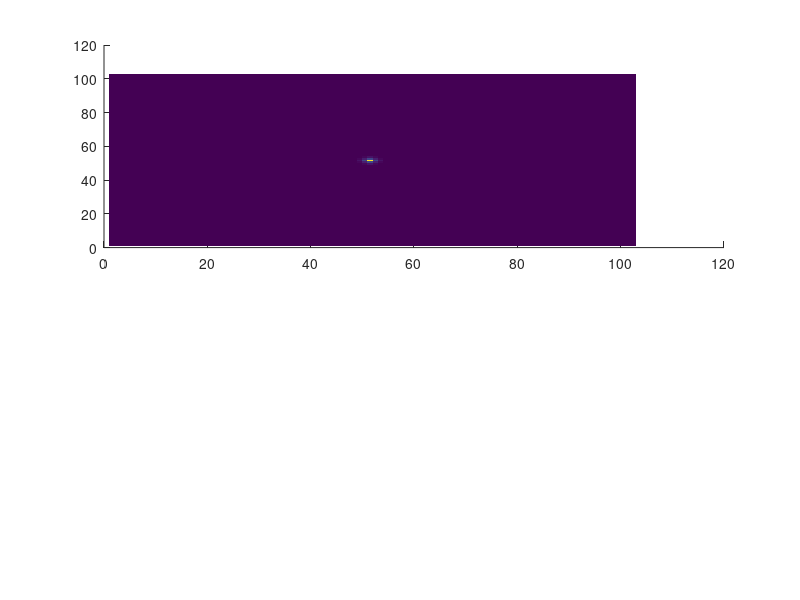

Recreate this plot in MATLAB. (Note: this script raises an error after producing the figure.)
% Finite-differences in time domain(FDTD) acoustic wave propagation in 3D 
% isotropic medium surrounded by simple sponge boundaries with exponential 
% decay (Cerjan, 1985).
%
% We solve second order wave equation in time domain and displacement 
% formulation getting wavefield in terms of pressure field p.
%
% Acoustic medium is parametrized by acoustic velocity vp only.  We show 
% CFL number and number of points per wavelength prior running loop 
% over time steps.
% 
% Conventional FD star-stencils provides accuracy O(2,2)
% Stencils: dx2: [1 -2 1]/dx2
% --------------------------------------------------------------
% The code is intentionally writen in a single file
% to simplify start up.
%
% The program does not save any files, add such option manually if needed.
% Drawing the wavefield is the most computationally demanding. Increase
% IT_DISPLAY value to reduce output and accelerate computation.
%
% The goal is to provide a simple example of acoustic wave propagation
% in 3D isotropic medium.
%
% --------------------------------------------------------------
% Oleg Ovcharenko and Vladimir Kazei, 2018
%
% oleg.ovcharenko@kaust.edu.sa
% vladimir.kazei@kaust.edu.sa
%
% King Abdullah University of Science and Technology
% Thuwal, Saudi Arabia
% --------------------------------------------------------------

close all;
% Output periodicity in time steps
IT_DISPLAY = 20;

%% MODEL
% Model dimensions
nx = 101;
ny = 101;
nz = 101;
dx = 20;    % [m]
dy = 20;    % [m]
dz = 20;    % [m]

% Elastic parameters
vp = 3300.0 * ones(nz,ny,nx);       % velocity of compressional waves, [m/s]

%% TIME STEPPING
t_total = 0.35;                       % [sec] recording duration
dt = 0.5 * min(dx,dz)/max(vp(:));
nt = round(t_total/dt);             % number of time steps
t = [0:nt]*dt;

CFL = max(vp(:)) * dt / min(dx,dz);
dt2 = dt^2;
%% SOURCE
f0 = 10.0;                          % dominant frequency of the wavelet
t0 = 1.20 / f0;                     % half Ricker wavelet excitation time
factor = 1e8;                       % amplitude coefficient
angle_force = 90.0;                 % spatial orientation
                                    % (not relevant for acoustic case)
ksrc = round(nz/2);                 % source location along OZ
jsrc = round(ny/2);                 % source location along OZ
isrc = round(nx/2);                 % source location along OX

a = pi*pi*f0*f0;
source_term = factor * exp(-a*(t-t0).^2);                             % Gaussian
% source_term =  -factor*2.0*a*(t-t0)*exp(-a*(t-t0)^2);                % First derivative of a Gaussian:
% source_term = factor * (1.0 - 2.0*a*(t-t0).^2).*exp(-a*(t-t0).^2);        % Ricker source time function (second derivative of a Gaussian):
force_x = sin(angle_force * pi / 180) * source_term * dt2;

min_wavelengh = min(vp(vp>0.1))/f0;     % shortest wavelength bounded by velocity in the air

%% ABSORBING BOUNDARY (ABS)
abs_thick = min(floor(0.15*nx), floor(0.15*nz));    % thicknes of the layer
abs_rate = 0.3/abs_thick;                           % decay rate

lmargin = [abs_thick abs_thick abs_thick];
rmargin = [abs_thick abs_thick abs_thick];
weights = ones(nz+2,ny+2,nx+2);
for iz = 1:nz+2
    for iy = 1:ny+2
        for ix = 1:nx+2
            i = 0;
            j = 0;
            k = 0;
            if (ix < lmargin(1) + 1)
                i = lmargin(1) + 1 - ix;
            end
            if (iy < lmargin(2) + 1)
                j = lmargin(2) + 1 - iy;
            end
            if (iz < lmargin(3) + 1)
                k = lmargin(3) + 1 - iz;
            end
            if (nx - rmargin(1) < ix)
                i = ix - nx + rmargin(1);
            end
            if (ny - rmargin(2) < iy)
                j = iy - ny + rmargin(2);
            end
            if (nz - rmargin(3) < iz)
                k = iz - nz + rmargin(3);
            end
            if (i == 0 && j == 0 && k == 0)
                continue
            end
            rr = abs_rate * abs_rate * double(i*i + j*j + k*k);
            weights(iz,iy,ix) = exp(-rr);
        end
    end
end

%% SUMMARY
fprintf('#################################################\n');
fprintf('3D acoustic FDTD wave propagation in isotropic medium \nin displacement formulation with Cerjan(1985) \nboundary conditions\n');
fprintf('#################################################\n');
fprintf('Model:\n\t%d x %d x %d\tgrid nz x ny x nx\n\t%.1e x %.1e x %.1e\t[m] dz x dy x dx\n',nz,ny,nx,dz,dy,dx);
fprintf('\t%.1e x %.1e x %.1e\t[m] model size\n',nx*dx, ny*dy, nz*dz);
fprintf('\t%.1e...%.1e\t[m/s] vp\n', min(vp(:)), max(vp(:)));
fprintf('Time:\n\t%.1e\t[sec] total\n\t%.1e\t[sec] dt\n\t%d\ttime steps\n',t_total,dt,nt);
fprintf('Source:\n\t%.1e\t[Hz] dominant frequency\n\t%.1f\t[sec] index time\n',f0,t0);
fprintf('Other:\n\t%.1f\tCFL number\n', CFL);
fprintf('\t%.2f\t[m] shortest wavelength\n\t%d, %d\t points-per-wavelength OX, OZ\n', min_wavelengh, floor(min_wavelengh/dx), floor(min_wavelengh/dz));
fprintf('#################################################\n');

%% ALLOCATE MEMORY FOR WAVEFIELD
p3 = zeros(nz+2,ny+2,nx+2);            % Wavefields at t
p2 = zeros(nz+2,ny+2,nx+2);            % Wavefields at t-1
p1 = zeros(nz+2,ny+2,nx+2);            % Wavefields at t-2
% Coefficients for derivatives
co_dxx = 1/dx^2;
co_dyy = 1/dy^2;
co_dzz = 1/dz^2;

%% Loop over TIME
tic;
for it = 1:nt
    p3 = zeros(size(p2));
    % Second-order derivatives
    dp_dxx = co_dxx * (p2(2:end-1,2:end-1,1:end-2) - 2*p2(2:end-1,2:end-1,2:end-1) + p2(2:end-1,2:end-1,3:end));
    dp_dyy = co_dyy * (p2(2:end-1,1:end-2,2:end-1) - 2*p2(2:end-1,2:end-1,2:end-1) + p2(2:end-1,3:end,2:end-1));
    dp_dzz = co_dzz * (p2(1:end-2,2:end-1,2:end-1) - 2*p2(2:end-1,2:end-1,2:end-1) + p2(3:end,2:end-1,2:end-1));
    % P(t) = 2*P(t-1) - P(t-2) + G dt2;
    p3(2:end-1,2:end-1,2:end-1) = 2.0*p2(2:end-1,2:end-1,2:end-1) - p1(2:end-1,2:end-1,2:end-1) + (vp.^2).*(dp_dxx + dp_dyy + dp_dzz).*dt2;
    % Add source term
    p3(ksrc,jsrc,isrc) = p3(ksrc,jsrc,isrc) + force_x(it);
    % Exchange data between t-2 (1), t-1 (2) and t (3) and apply ABS
    p1 = p2 .* weights;
    p2 = p3 .* weights;
    % Output
    if mod(it,IT_DISPLAY) == 0
        fprintf('Time step: %d \t %.4f s\n',it, single(t(it)));
        up = permute(p3,[2 3 1]);
        figure(1); clf; subplot(2,1,1); hold on;
        h1 = slice(up, round(nx/2), round(ny/2), round(nz/2));
        set(h1,'edgecolor','none'); alpha(h1,0.6); axis equal tight; colormap jet;
        xlabel('OX'); ylabel('OY'); zlabel('OZ'); axis equal tight;
        title(['Step = ',num2str(it),'/',num2str(nt),', Time: ',sprintf('%.4f',t(it)),' sec']);
        set(gca,'ZDir','reverse'); view(52,24); grid off;
        ax_len = round(0.1 * min(nz,min(ny,nx)));
        x = line([0,ax_len],[0 0],[0,0],'color','r','linewidth',2);
        y = line([0,0],[0 ax_len],[0,0],'color','g','linewidth',2);
        z = line([0 0],[0,0],[0,ax_len],'color','b','linewidth',2);
        subplot(2,1,2); hold off;
        h2 = imagesc([squeeze(p3(round(nz/2),:,:)) squeeze(p3(:,round(ny/2),:)) squeeze(p3(:,:,round(nx/2)))]); axis equal tight;
        xlabel('XY, XZ, YZ middle slices'); colorbar; axis equal tight; drawnow;
    end
end
toc; disp('End');
